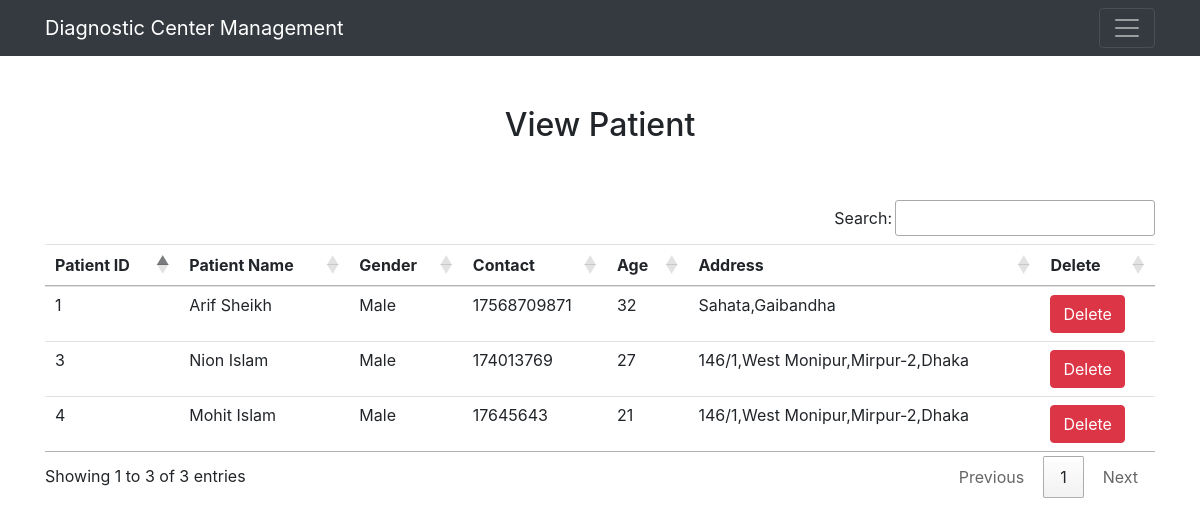
Page /view_patient/ (signed in) on the committed database.
### Diagnostic_Center/models.py (models this page shows, shortened)
class Patient(models.Model):
    name = models.CharField(max_length=50)
    gender = models.CharField(max_length=10)
    mobile = models.IntegerField(null=True)
    age = models.IntegerField()
    address = models.CharField(max_length=150)

### Diagnostic_Center/views.py (the view)
# urls.py: path('view_patient/', View_Patient, name='view_patient'),
def View_Patient(request):
    if not request.user.is_staff:
        return redirect('login')
    pat = Patient.objects.all()
    d = {'pat': pat}
    return render(request, 'view_patient.html', d)

### templates/view_patient.html
{% extends 'navigationbar.html' %}
{% load static %}
{% block body %}
<div class="container" style="margin-top:50px">
<h2 class="text-center">View Patient</h2>
<br><br>
<table class="table table-hover" id="example">
    <thead>
        <tr>
            <th>Patient ID</th>
            <th>Patient Name</th>
            <th>Gender</th>
            <th>Contact</th>
            <th>Age</th>
            <th>Address</th>
            <th>Delete</th>
        </tr>
    </thead>
    <tbody>
        {% for i in pat %}
        <tr>
            <td>{{i.id}}</td>
            <td>{{i.name}}</td>
            <td>{{i.gender}}</td>
            <td>{{i.mobile}}</td>
            <td>{{i.age}}</td>
            <td>{{i.address}}</td>
            <td><a href="{% url 'delete_patient' i.id %}" onClick="return confirm('Are you sure?')" class="btn btn-danger">Delete</a></td>
        </tr>
        {% endfor %}
    </tbody>
</table>
</div>
{% endblock %}

### templates/navigationbar.html (shortened to what this page needs)
{% load static %}
<html>
    <head>
  <link rel="stylesheet" href="https://cdn.jsdelivr.net/npm/bootstrap@4.6.2/dist/css/bootstrap.min.css">
  <link rel="stylesheet" type="text/css" href=" {% static 'css/mystyle.css' %}">
  <link rel="stylesheet" href="https://cdn.datatables.net/1.13.7/css/jquery.dataTables.min.css">
  <link rel="stylesheet" href="https://cdn.datatables.net/buttons/2.4.2/css/buttons.dataTables.min.css">
</head>
<nav class="navbar navba-expand-sm bg-dark navbar-dark ">
  <div class="container">
<a class="navbar-brand" href="#">Diagnostic Center Management</a>
 <button class="navbar-toggler" type="button" data-toggle="collapse" data-target="#myMenu">
    <span class="navbar-toggler-icon"></span>
  </button>
</div>
</nav>
{% block body %}
{% endblock %}
</html>

### rows in the picture
Patient: id "1", name "Arif Sheikh", gender "Male", mobile "17568709871", age "32", address "Sahata,Gaibandha"
Patient: id "3", name "Nion Islam", gender "Male", mobile "174013769", age "27", address "146/1,West Monipur,Mirpur-2,Dhaka"
Patient: id "4", name "Mohit Islam", gender "Male", mobile "17645643", age "21", address "146/1,West Monipur,Mirpur-2,Dhaka"
